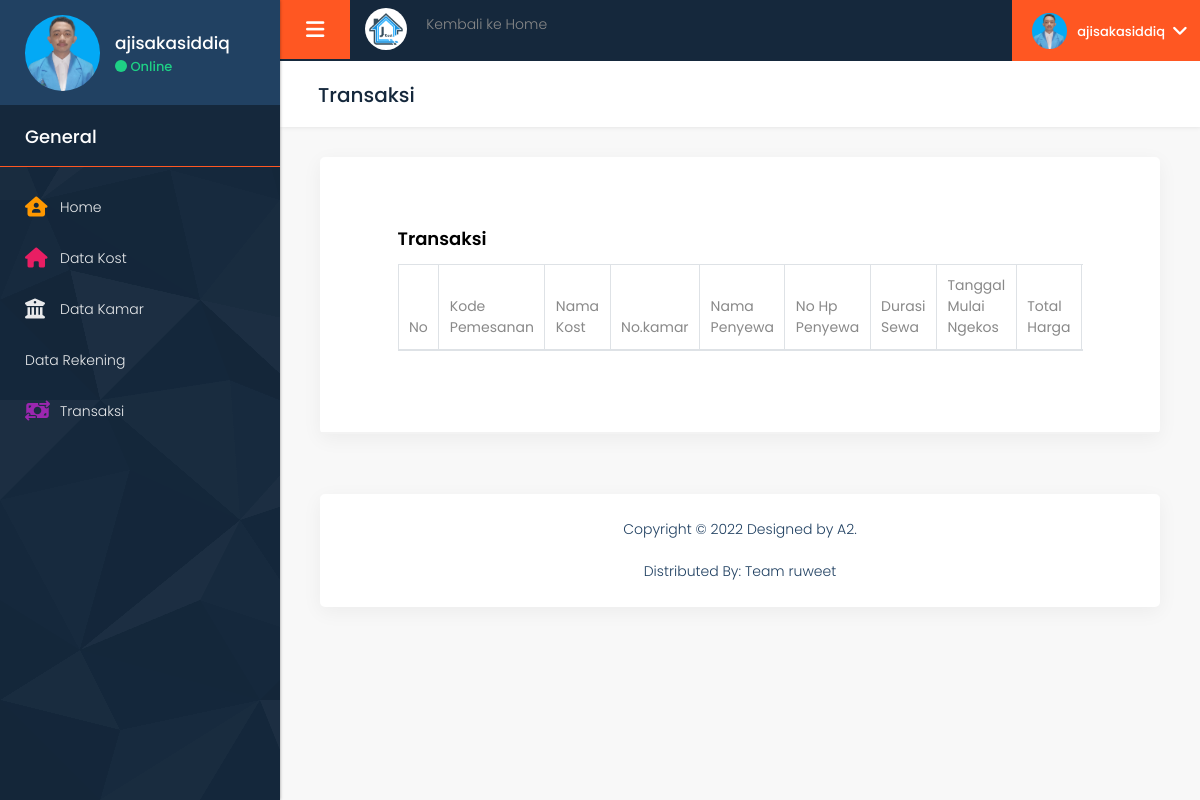
Screenshot of /Transaksi.php (signed in) with the database file from the repository.
### tables this page shows
CREATE TABLE `user_detail` (
  `id_user` int(11) NOT NULL,
  `user_nama` varchar(255) NOT NULL,
  `username` varchar(255) NOT NULL,
  `user_email` varchar(255) NOT NULL,
  `user_pass` varchar(255) NOT NULL,
  `level` int(11) NOT NULL,
  `nik` varchar(225) DEFAULT NULL,
  `alamat` varchar(255) DEFAULT NULL,
  `foto` varchar(255) DEFAULT NULL,
  `no_hp` varchar(225) DEFAULT NULL,
  `jenis_kelamin` varchar(255) DEFAULT NULL,
  `bukti_kontrak` varchar(225) DEFAULT NULL,
  `status_user` varchar(225) DEFAULT 'NOT VERIFIED'
);

### Transaksi.php (the view, shortened to what this page needs)
<?php
require("koneksi.php");
if (isset($_SESSION['id_user'])) {
    $sesID = $_SESSION['id_user'];
    $name = $_SESSION['user_nama'];
    $sesLvl = $_SESSION['level'];
}
?>
<!DOCTYPE html>
<html lang="en">
<head>
    <link rel="stylesheet" href="css/bootstrap.min.css" />
    <link rel="stylesheet" href="style.css" />
    <link rel="stylesheet" href="css/responsive.css" />
    <link rel="stylesheet" href="css/bootstrap-select.css" />
    <link rel="stylesheet" href="css/perfect-scrollbar.css" />
    <link rel="stylesheet" href="css/custom.css" />
    <link rel="stylesheet" href="css/jquery.fancybox.css" />
    <link rel="stylesheet" href="node_modules/@fortawesome/fontawesome-free/css/all.css">
    <link href="https://cdn.datatables.net/1.13.1/css/jquery.dataTables.min.css" rel="stylesheet">
    <link rel="stylesheet" href="https://cdn.datatables.net/buttons/2.3.2/css/buttons.dataTables.min.css">
</head>
<body class="inner_page tables_page">
    <div class="full_container">
        <div class="inner_container">
            <?php include("pages/sidebar_dashboard.php") ?>
            <div id="content">
                <?php include("pages/topbar_dashboard.php") ?>
                <div class="midde_cont">
                    <div class="container-fluid">
                        <div class="row column_title">
                            <div class="col-md-12">
                                <div class="page_title">
                                    <h2>Transaksi</h2>
                                </div>
                            </div>
                        </div>
                        <div class="row column1">
                            <div class="col-lg-12">
                                <div class="white_shd full margin_bottom_30">
                                    <div class="full graph_head">
                                        <div class="table_section padding_infor_info">
                                            <div class="card-body">
                                                <div class="table-responsive">
                                                    <div class="mb-2">
                                                        <h4>Transaksi</h4>
                                                    </div>
                                                    <table id="trans" class="table table-bordered" style="width:100%">
                                                        <thead>
                                                            <tr>
                                                                <th>No</th>
                                                                <th>Kode Pemesanan</th>
                                                                <th>Nama Kost</th>
                                                                <th>No.kamar</th>
                                                                <th>Nama Penyewa</th>
                                                                <th>No Hp Penyewa</th>
                                                                <th>Durasi Sewa</th>
                                                                <th>Tanggal Mulai Ngekos</th>
                                                                <th>Total Harga</th>
                                                            </tr>
                                                        </thead>
                                                    </table>
                                                </div>
                                            </div>
                                        </div>
                                    </div>
                                </div>
                            </div>
                        </div>
                    </div>
                </div>
                <div class="container-fluid">
                    <div class="footer">
                        <p>Copyright © 2022 Designed by A2.<br><br> Distributed By: Team ruweet</a>
                        </p>
                    </div>
                </div>
            </div>
        </div>
    </div>
</body>
</html>

### pages/sidebar_dashboard.php (shortened to what this page needs)
<?php
$queryUser = "SELECT * FROM user_detail WHERE id_user = '$sesID'";
$result = mysqli_query($koneksi, $queryUser);
while ($row = mysqli_fetch_array($result)) {
    $img = $row['foto'];
    $NameUser = $row['user_nama'];
}
?>
<nav id="sidebar">
    <div class="sidebar_blog_1">
        <div class="sidebar_user_info">
            <div class="user_profle_side">
                <div class="user_img"><img class="img-responsive" src="img/<?= $img;  ?>" alt="profil" /></div>
                <div class="user_info">
                    <h6><?= $NameUser; ?></h6>
                    <p><span class="online_animation"></span> Online</p>
                </div>
            </div>
        </div>
    </div>
    <div class="sidebar_blog_2">
        <h4>General</h4>
        <?php if ($sesLvl == 3) { ?>
            <ul class="list-unstyled components">
                <li class="active">
                    <a href="dashboard"><i class="fa fa-home yellow_color"></i> <span>Home</span></a>
                </li>
                <li><a href="profile_admin"><i class="fa fa-group orange_color"></i> <span>Profile Admin</span></a></li>
                <li><a href="Transaksi"><i class="fa fa-money purple_color2"></i> <span>Transaksi</span></a></li>
                <li><a href="data_kost"><i class="fa fa-university red_color"></i> <span>Data Rumah Kost</span></a></li>
                <li class="active">
                    <a href="#user" data-toggle="collapse" aria-expanded="false" class="dropdown-toggle"><i class="fa fa-user yellow_color"></i> <span>User</span></a>
                    <ul class="collapse list-unstyled" id="user">
                        <li><a href="table_penyewa">> <span>Penyewa</span></a></li>
                        <li><a href="table_pemilik">> <span>Pemilik</span></a></li>
                    </ul>
                    <!-- <li><a href="datakamar.html"><i class="fa fa-university red_color"></i> <span>Data Kamar</span></a></li>
                            <li><a href="datarekening.html"><i class="fa fa-money purple_color2"></i> <span>Data Rekening</span></a></li>-->
            </ul>
        <?php  } else { ?>
            <ul class="list-unstyled components">
                <li class="active">
                    <a href="dashboard"><i class="fa fa-house-user yellow_color"></i> <span>Home</span></a>
                </li>
                <li><a href="datakost"><i class="fa-solid fa-house red_color"></i> <span>Data Kost</span></a></li>
                <li><a href="datakamar"><i class="fa fa-university "></i> <span>Data Kamar</span></a></li>
                <li><a href="datarekening"><i class="fa-solid fa-money purple_color2"></i> <span>Data Rekening</span></a></li>
                <li><a href="Transaksi"><i class="f-sharp fa-solid fa-money-bill-transfer purple_color2"></i> <span>Transaksi</span></a></li>
            </ul>
        <?php } ?>
    </div>
</nav>

### pages/topbar_dashboard.php (shortened to what this page needs)
<?php
$queryUser = "SELECT * FROM user_detail WHERE id_user = '$sesID'";
$result = mysqli_query($koneksi, $queryUser);
while ($row = mysqli_fetch_array($result)) {
    $img = $row['foto'];
}
?>
<div class="topbar">
    <nav class="navbar navbar-expand-lg navbar-light">
        <div class="full">
            <button type="button" id="sidebarCollapse" class="sidebar_toggle"><i class="fa fa-bars"></i></button>
            <div class="logo_section">
                <a href="index.php">
                    <img class="img-responsive rounded-circle" src="img/kost.png" alt="Home" />
                    Kembali ke Home
                </a>
            </div>
            <div class="right_topbar">
                <div class="icon_info">
                    <ul>
                        <ul class="user_profile_dd">
                            <li>
                                <a class="dropdown-toggle" data-toggle="dropdown"><img class="img-responsive rounded-circle" src="img/<?= $img;  ?>" alt="#" /><span class="name_user"><?php echo $name; ?></span></a>
                            </li>
                        </ul>
                </div>
            </div>
        </div>
    </nav>
</div>

### css/perfect-scrollbar.css (style rules this page uses)
.ps { overflow: hidden !important; overflow-anchor: none; -ms-overflow-style: none; touch-action: auto; -ms-touch-action: auto; }

### rows the page displays
user_detail: foto (picture), user_nama "ajisakasiddiq"

### other values shown
$name "ajisakasiddiq"
